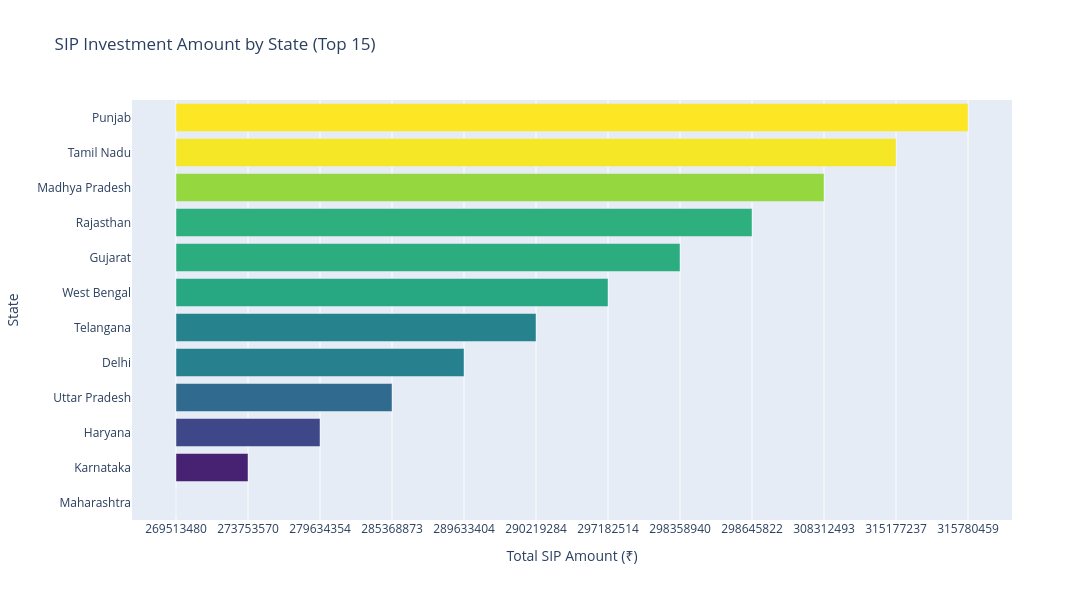

Notebook code for this chart:
### Markdown cell above
## 6a. Geographic Distribution - SIP Amount by State
**Finding:** Metropolitan states like Mumbai, Delhi, and Bangalore lead in SIP investments, reflecting higher per-capita income and financial awareness in these regions.

### Code cell
# Top 15 states by SIP amount
state_sip = investor_transactions.groupby('state')['amount_inr'].sum().nlargest(15).sort_values()

fig = go.Figure(data=[go.Bar(
    y=state_sip.index,
    x=state_sip.values,
    orientation='h',
    marker=dict(color=state_sip.values, colorscale='Viridis')
)])

fig.update_layout(
    title='SIP Investment Amount by State (Top 15)',
    xaxis_title='Total SIP Amount (₹)',
    yaxis_title='State',
    height=600,
    width=1200
)

fig.write_html('../reports/06a_geographic_sip_by_state.html')
# Ensure x-values are strings for Kaleido image export
try:
    for _tr in fig.data:
        if hasattr(_tr, 'x') and _tr.x is not None:
            _tr.x = [str(x) for x in _tr.x]
except Exception:
    pass
# Stringify datetime-like items in layout/traces for Kaleido
try:
    for _tr in fig.data:
        if hasattr(_tr, 'x') and _tr.x is not None:
            _tr.x = [str(x) for x in _tr.x]
except Exception:
    pass
try:
    if hasattr(fig.layout, 'annotations') and fig.layout.annotations is not None:
        for _ann in fig.layout.annotations:
            if hasattr(_ann, 'x') and _ann.x is not None:
                _ann.x = str(_ann.x)
            if hasattr(_ann, 'y') and _ann.y is not None:
                _ann.y = str(_ann.y)
except Exception:
    pass
try:
    if hasattr(fig.layout, 'xaxis') and hasattr(fig.layout.xaxis, 'range') and fig.layout.xaxis.range is not None:
        fig.layout.xaxis.range = [str(v) for v in fig.layout.xaxis.range]
except Exception:
    pass
fig.write_image(r'../reports/06a_geographic_sip_by_state.png', scale=2)
fig.show()
print('Geographic Distribution by State saved!')

### Figure 1 — Plotly figure (JSON) as saved in the notebook; plotly's stock layout.template omitted (floating-point values rounded to 4 significant figures)
{"data": [{"marker": {"color": [269513480, 273753570, 279634354, 285368873, 289633404, 290219284, 297182514, 298358940, 298645822, 308312493, 315177237, 315780459], "colorscale": [[0.0, "#440154"], [0.1111, "#482878"], [0.2222, "#3e4989"], [0.3333, "#31688e"], [0.4444, "#26828e"], [0.5556, "#1f9e89"], [0.6667, "#35b779"], [0.7778, "#6ece58"], [0.8889, "#b5de2b"], [1.0, "#fde725"]]}, "orientation": "h", "type": "bar", "x": ["269513480", "273753570", "279634354", "285368873", "289633404", "290219284", "297182514", "298358940", "298645822", "308312493", "315177237", "315780459"], "y": ["Maharashtra", "Karnataka", "Haryana", "Uttar Pradesh", "Delhi", "Telangana", "West Bengal", "Gujarat", "Rajasthan", "Madhya Pradesh", "Tamil Nadu", "Punjab"]}], "layout": {"height": 600, "title": {"text": "SIP Investment Amount by State (Top 15)"}, "width": 1200, "xaxis": {"title": {"text": "Total SIP Amount (₹)"}}, "yaxis": {"title": {"text": "State"}}}}
